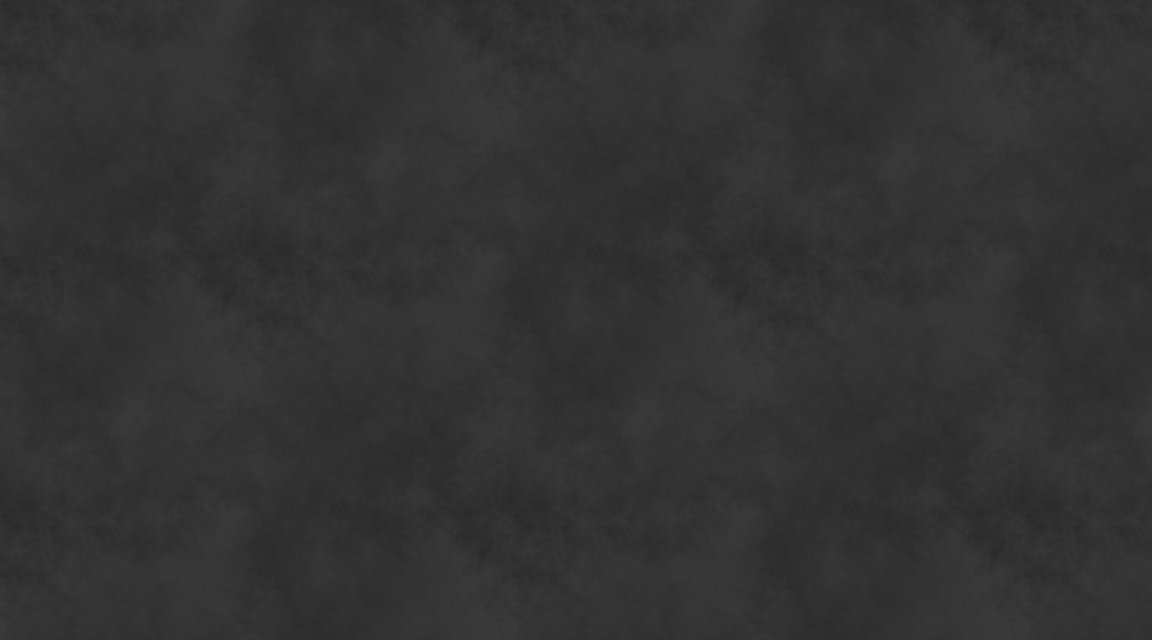

A level layout from a 2D game, rendered from its tile map. Below: a short description, then the map file with tile-grid data replaced by summaries:
An orthogonal 18x10 tile map with 64x64 px tiles, 1 tile layer (background), 4 hidden layers not drawn, 2 tilesets and 38 objects (24x brick1, 6x brick3, 4x spiral, 2x diamond, scissors, ...).

<map version="1.0" orientation="orthogonal" width="18" height="10" tilewidth="64" tileheight="64" backgroundcolor="#2d2d2d">
 <tileset firstgid="1" name="tiles_sheet_1" tilewidth="64" tileheight="64">
  <image source="../../Relaxum/lua/assets/sheets/tiles_sheet_1.png" width="256" height="64" />
 </tileset>
 <tileset firstgid="5" name="tiles_background" tilewidth="64" tileheight="64">
  <image source="../../Relaxum/lua/assets/sheets/tiles_background.png" width="1024" height="1024" />
 </tileset>
 <layer name="background" width="18" height="10">
  <properties>
   <property name="parallax_x" value="0.3" />
   <property name="sheet" value="tiles_background" />
  </properties>
  <data>[180 cells, 180 non-empty, 64 distinct tile ids]</data>
 </layer>
 <objectgroup name="objects" width="18" height="10">
  <object type="brick1" x="256" y="64" width="64" height="64" />
  <object type="brick1" x="320" y="128" width="64" height="64" />
  <object type="brick1" x="384" y="192" width="64" height="64" />
  <object type="brick1" x="448" y="192" width="64" height="64" />
  <object type="brick1" x="512" y="192" width="64" height="64" />
  <object type="brick1" x="512" y="128" width="64" height="64" />
  <object type="brick1" x="576" y="128" width="64" height="64" />
  <object type="brick1" x="576" y="192" width="64" height="64" />
  <object type="brick1" x="640" y="192" width="64" height="64" />
  <object type="brick1" x="704" y="192" width="64" height="64" />
  <object type="brick1" x="768" y="128" width="64" height="64" />
  <object type="brick1" x="832" y="64" width="64" height="64" />
  <object type="brick1" x="384" y="384" width="64" height="64" />
  <object type="brick1" x="448" y="384" width="64" height="64" />
  <object type="brick1" x="512" y="384" width="64" height="64" />
  <object type="brick1" x="576" y="384" width="64" height="64" />
  <object type="brick1" x="640" y="384" width="64" height="64" />
  <object type="brick1" x="768" y="448" width="64" height="64" />
  <object type="brick1" x="704" y="384" width="64" height="64" />
  <object type="brick1" x="576" y="448" width="64" height="64" />
  <object type="brick1" x="832" y="512" width="64" height="64" />
  <object type="brick1" x="512" y="448" width="64" height="64" />
  <object type="brick1" x="320" y="448" width="64" height="64" />
  <object type="brick1" x="256" y="512" width="64" height="64" />
  <object type="scissors" x="6" y="485">
   <properties>
    <property name="easeType" value="EASE_OUT" />
    <property name="speed" value="0.9" />
    <property name="timerMode" value="LOOP" />
   </properties>
   <polyline points="176,26 284,-180 105,-403 41,-130 110,104" />
  </object>
  <object type="brick3" x="832" y="448" width="64" height="64" />
  <object type="brick3" x="832" y="128" width="64" height="64" />
  <object type="brick3" x="832" y="192" width="64" height="64" />
  <object type="brick3" x="832" y="256" width="64" height="64" />
  <object type="brick3" x="832" y="384" width="64" height="64" />
  <object type="brick3" x="832" y="320" width="64" height="64" />
  <object type="spiral" x="649" y="523" width="44" height="44">
   <ellipse />
  </object>
  <object type="spiral" x="121" y="222" width="44" height="44">
   <ellipse />
  </object>
  <object type="spiral" x="111" y="415" width="44" height="44">
   <ellipse />
  </object>
  <object type="spiral" x="1023" y="286" width="44" height="44">
   <ellipse />
  </object>
  <object type="diamond" x="983" y="187">
   <polygon points="0,0 -24,-24 -5,-57 29,-59 49,-23 27,0" />
  </object>
  <object type="rock" x="258" y="109">
   <polygon points="0,0 -197,152 -124,394 236,509 515,288 312,-85" />
  </object>
  <object type="diamond" x="983" y="187">
   <polygon points="0,0 -24,-24 -5,-57 29,-59 49,-23 27,0" />
  </object>
 </objectgroup>
 <layer name="clouds_1" width="18" height="10" visible="0">
  <properties>
   <property name="parallax_x" value="0.7" />
   <property name="sheet" value="tiles_sheet_1" />
  </properties>
  <data>[180 cells, 2 non-empty, 1 distinct tile ids]</data>
 </layer>
 <layer name="clouds_2" width="18" height="10" visible="0">
  <properties>
   <property name="parallax_x" value="0.5" />
   <property name="sheet" value="tiles_sheet_1" />
  </properties>
  <data>[180 cells, 0 non-empty, 0 distinct tile ids]</data>
 </layer>
 <layer name="mountains" width="18" height="10" visible="0">
  <properties>
   <property name="parallax_x" value="0.2" />
   <property name="sheet" value="tiles_sheet_1" />
  </properties>
  <data>[180 cells, 0 non-empty, 0 distinct tile ids]</data>
 </layer>
 <layer name="fog" width="18" height="10" visible="0">
  <data>[180 cells, 0 non-empty, 0 distinct tile ids]</data>
 </layer>
</map>